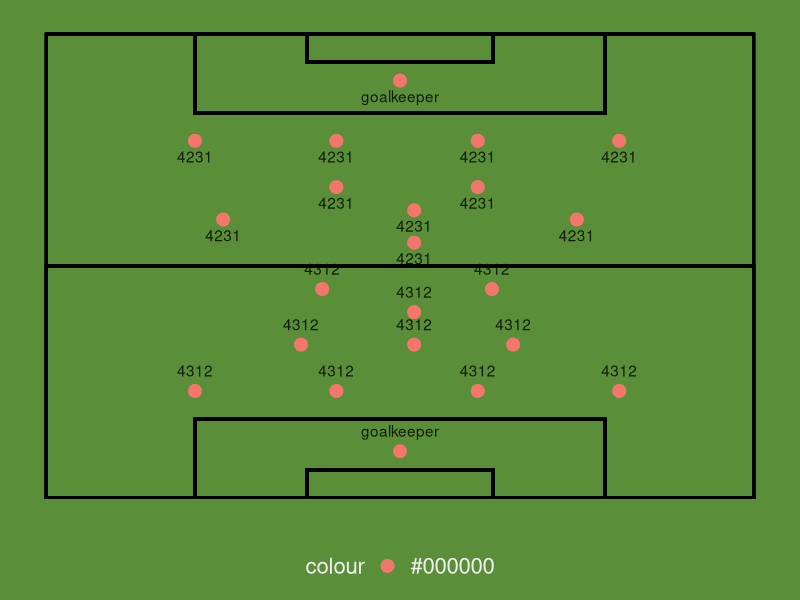

Here is the R script that generated this plot:
library(ggplot2)

bg_color = '#5A8E38'

theme_court = function(base_size = 16) {
  theme_bw(base_size) +
    theme(
      text = element_text(color = "#f0f0f0"),
      plot.background = element_rect(fill = bg_color, color = bg_color),
      panel.background = element_rect(fill = bg_color, color = bg_color),
      panel.grid = element_blank(),
      panel.border = element_blank(),
      axis.text = element_blank(),
      axis.title = element_blank(),
      axis.ticks.length = unit(0, "lines"),
      legend.background = element_rect(fill = bg_color, color = bg_color),
      legend.position = "bottom",
      legend.key = element_blank(),
      legend.text = element_text(size = rel(1.0))
    )
}

goal_keeper <- data.frame(loc_x = c(50), loc_y = c(90), formation = 'goalkeeper')

formation_442 <- data.frame(
  loc_x = c(rep(quantile(seq(
    10:90
  ))[2:5], 2), quantile(seq(10:90))[3] + 1, quantile(seq(10:90))[4] - 1),
  loc_y = c(rep(77, 4), rep(67, 4), rep(57, 2)),
  formation = rep('442', 10)
)

formation_433 <- data.frame(
  loc_x = c(quantile(seq(10:90))[2:5], c(32,52,72) ,c(16,52,86)),
  loc_y = c(rep(77, 4), 65,67,65, rep(57, 3)),
  formation = rep('433', 10)
)

formation_4231 <- data.frame(
  loc_x = c(quantile(seq(10:90))[2:5], quantile(seq(10:90))[3:4] ,c(25,52,75), 52),
  loc_y = c(rep(77, 4), rep(67,2), c(60,62,60), 55),
  formation = rep('4231', 10)
)

formation_4312 <- data.frame(
  loc_x = c(quantile(seq(10:90))[2:5], c(36,52,66) ,52, c(39,63)),
  loc_y = c(rep(77, 4), rep(67,3), c(60), c(55,55)),
  formation = rep('4312', 10)
)


formation_4141 <- data.frame(
  loc_x = c(quantile(seq(10:90))[2:5], 52, c(17,37,65,85) ,52),
  loc_y = c(rep(77, 4), 70, rep(64, 4), 55),
  formation = rep('4141', 10)
)

formation_352 <- data.frame(
  loc_x = c(c(30,50,70), c(15,30,50,70,85) ,c(40,60)),
  loc_y = c(rep(77, 3), 67,63,67,63,67, rep(57, 2)),
  formation = rep('352', 10)
)

all_formations <- dplyr::bind_rows(goal_keeper, formation_442,formation_433,formation_4231,formation_4312,formation_4141,formation_352)

create_formation <- function(formation_a, formation_b){
  
  team_a <- all_formations[all_formations$formation == formation_a,]
  team_a <- dplyr::bind_rows(team_a, all_formations[all_formations$formation == 'goalkeeper',])
  team_a$team <- 'team_a'
  
  team_b <- all_formations[all_formations$formation == formation_b,]
  team_b <- dplyr::bind_rows(team_b, all_formations[all_formations$formation == 'goalkeeper',])
  team_b$loc_y <- 100 - team_b$loc_y
  team_b$team <- 'team_b'
  
  formation_df <- dplyr::bind_rows(team_a, team_b)
  return(formation_df)
}

formation_df <- create_formation('4231','4312')
  
empty_court <- ggplot(data = formation_df,
                      aes(x = loc_x, y = loc_y,
                          color = '#000000')) + geom_rect(aes(xmin = 0, xmax = 100, ymin = 0, ymax = 100), fill = NA, colour = "#000000", size = 1) +
  geom_rect(aes(xmin = 0, xmax = 100, ymin = 0, ymax = 50), fill = NA, colour = "#000000", size = 1) +
  geom_rect(aes(xmin = 21, xmax = 79, ymin = 17, ymax = 0), fill = NA, colour = "#000000", size = 1) +
  geom_rect(aes(xmin = 21, xmax = 79, ymin = 83, ymax = 100), fill = NA, colour = "#000000", size = 1) +
  geom_rect(aes(xmin = 36.8, xmax = 63.2, ymin = 0, ymax = 6), fill = NA, colour = "#000000", size = 1) +
  geom_rect(aes(xmin = 36.8, xmax = 63.2, ymin = 100, ymax = 94), fill = NA, colour = "#000000", size = 1) +
  theme(rect = element_blank(), 
        line = element_blank(), 
        text = element_blank()) + theme_court()



formation <- empty_court +
  geom_point(
    alpha = 0.8, size = 4
  ) + geom_text(colour = "#000000", aes(label=ifelse(loc_y < 50, formation, '')),hjust=0.5, vjust=-1.2,alpha = 0.8) +
  geom_point(
    alpha = 0.8, size = 4
  ) + geom_text(colour = "#000000", aes(label=ifelse(loc_y > 50, formation, '')),hjust=0.5, vjust=1.8,alpha = 0.8)


formation
